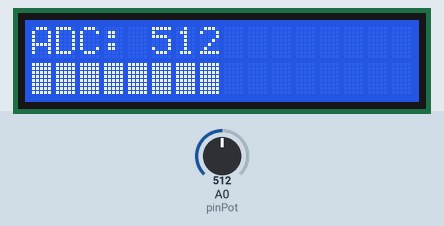
A sketch run on a simulated Arduino Uno, built with avr-gcc and run on an emulated ATmega328P. Shown: 16×2 character LCD. Inputs (shaded band) come from the test bench; at power-on: A0 (pinPot) = 512. What the sketch prints to the serial monitor is not drawn.

Above: at 1.2 s.
1.3 s: A0 (pinPot) set to 716
At 1.7 s:
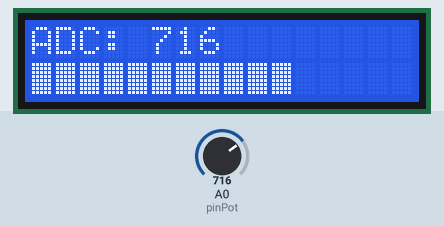
2.9 s: A0 (pinPot) set to 900
At 4.0 s:
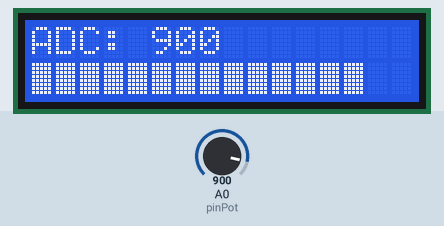
4.5 s: A0 (pinPot) set to 1023
At 5.1 s:
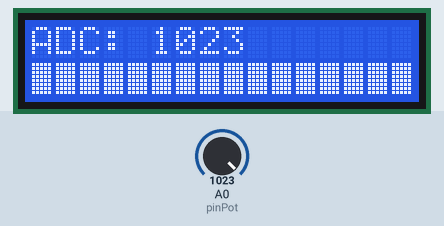
6.1 s: A0 (pinPot) set to 511
At 7.4 s:
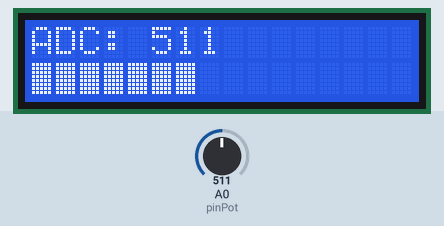
7.7 s: A0 (pinPot) set to 306
At 8.6 s:
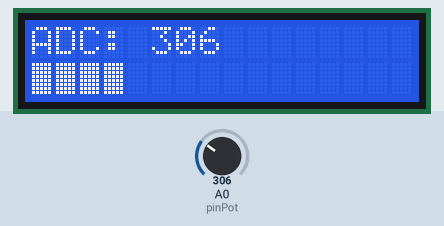
9.3 s: A0 (pinPot) set to 122
At 10.9 s:
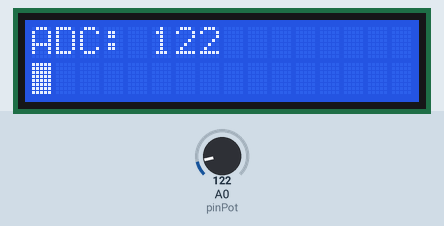
Timing chart, 0 to 11.9 s (numbered marks = the images above; inputs shaded):
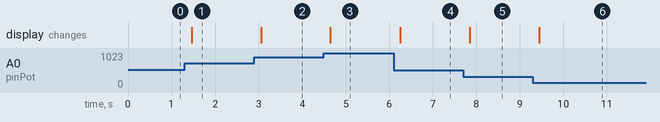

The sketch:

modul3_lcd.ino
```cpp
#include <Wire.h>
#include <LiquidCrystal_I2C.h>
#include <Arduino.h>

// Ganti alamat jika perlu (0x27 / 0x20)
LiquidCrystal_I2C lcd(0x27, 16, 2);

const int pinPot = A0;

void setup() {
  Serial.begin(9600);

  lcd.init();
  lcd.backlight();
}

void loop() {
  int nilai = analogRead(pinPot);

  // Mapping ke bar (0-16)
  int panjangBar = map(nilai, 0, 1023, 0, 16);

  // Tampilkan ke Serial
  Serial.print("Nilai ADC : ");
  Serial.println(nilai);

  // Baris 1: nilai ADC
  lcd.setCursor(0, 0);
  lcd.print("ADC: ");
  lcd.print(nilai);
  lcd.print("    "); // clear sisa

  // Baris 2: bar
  lcd.setCursor(0, 1);
  for (int i = 0; i < 16; i++) {
    if (i < panjangBar) {
      lcd.print((char)255);
    } else {
      lcd.print(" ");
    }
  }

  delay(200);
}
```

Measured:
- after the input at 1.3 s, the display: changes after 0.16 s (image 1)
- after the input at 2.9 s, the display: changes after 0.16 s (image 2)
- after the input at 4.5 s, the display: changes after 0.15 s (image 3)
- after the input at 6.1 s, the display: changes after 0.15 s (image 4)
- after the input at 7.7 s, the display: changes after 0.15 s (image 5)
- after the input at 9.3 s, the display: changes after 0.14 s (image 6)
